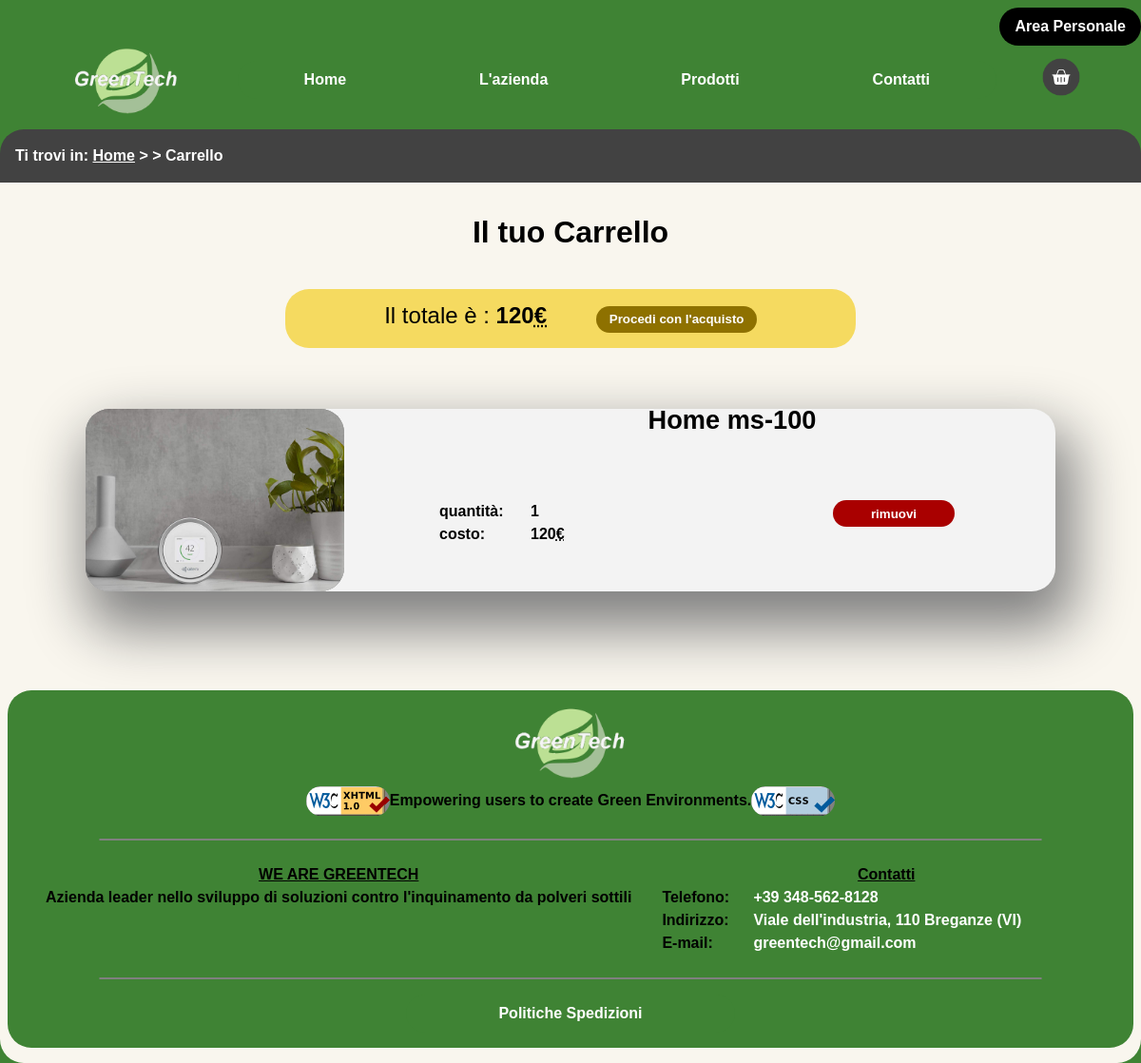
The page /php/carrello.php (signed in) on the database its author committed.
### tables this page shows
CREATE TABLE `carrello` (
  `utente` varchar(50) NOT NULL,
  `quantita` int(11) NOT NULL,
  `prodotto` int(11) NOT NULL
);

CREATE TABLE `prodotto` (
  `id` int(11) NOT NULL,
  `costo` smallint(6) NOT NULL,
  `modello` varchar(20) NOT NULL,
  `immagine` varchar(50) DEFAULT NULL,
  `descrizione` varchar(300) NOT NULL,
  `categoria` enum('rilevatore indoor','rilevatore outdoor','purificatore indoor','filtro') NOT NULL,
  `alt` varchar(65) NOT NULL
);

### php/connessione.php (called while the page is built, shortened)
<?php
    class connection{
        private  $HOST = 'localhost';
        private  $USERNAME = 'ylovato';
        private  $PASSWORD = 'eeThoirahGeiB0ku';
        private  $DATABASE = 'ylovato';
        private $connessione;
        public function __construct(){
            $this->connessione = mysqli_connect($this->HOST,$this->USERNAME,
                $this->PASSWORD,$this->DATABASE);
        }
        public function getConnection(){
            return $this->connessione;
        }
        public function isConnected(){
            if($this->connessione->connect_errno){
                return false;
            }
            else{
                return true;
            }
        }
 }

### php/carrello.php (the view, shortened to what this page needs)
<?php
require_once "connessione.php";
function creaCarrello(&$paginaHTML,$connessione)
{
        $queryResult=mysqli_query($connessione->getConnection(),"SELECT P.modello,C.quantita,P.costo,P.immagine,P.alt FROM carrello AS C, prodotto AS P, utente AS U WHERE C.prodotto=P.id AND C.utente=U.email AND U.email='".$_SESSION['utente']."'");
        $totale=0;
        $insert = "";
        if(mysqli_affected_rows($connessione->getConnection())>0)
        {
            while ($rows = mysqli_fetch_assoc($queryResult))
            {
                $insert .= "<div class='general_container'>";
                $insert .= "<h3>" . $rows['modello'] . "</h3>";
                $insert .= "<img src='".$rows['immagine']."' alt='".$rows['alt']."' />";
                $insert .= "<dl><dt>quantità: </dt><dd>".$rows['quantita']."</dd><dt>costo: </dt><dd>".($rows['quantita']*$rows['costo'])."<abbr title='euro'>&euro;</abbr></dd></dl><form action='../php/carrello.php' method='post'><input type='hidden' name='elimina' value='".$rows['modello']."'/><input type='submit' class='delete_button' title='rimuovi ".$rows['modello']."' value='rimuovi'/></form></div>";
                $totale += $rows['quantita'] * $rows['costo'];
            }
        }
        else
        {
            $insert = "<div>Nessun prodotto inserito nel carrello</div>";
        }
        $paginaHTML = str_replace('<strong id="inserisciTotale"></strong>','<strong id="inserisciTotale">'.$totale.'<abbr title="euro">&euro;</abbr></strong>',$paginaHTML);
        $paginaHTML = str_replace('<p id="inserisciProdotti"></p>', $insert, $paginaHTML);
}
$paginaHTML = file_get_contents("..".DIRECTORY_SEPARATOR."html".DIRECTORY_SEPARATOR."carrello.html");
$connessione = new connection();
if($connessione->isConnected())
{
    if(isset($_SESSION['utente'])&&isset($_SESSION['connect'])&&($_SESSION['utente']!=""&&$_SESSION['connect']!=false))
    {
        if(isset($_POST['elimina']))
        {
            $queryResult=mysqli_query($connessione->getConnection(),"DELETE C.* FROM carrello AS C, utente As U , prodotto AS P WHERE C.utente=U.email AND C.prodotto=P.id AND P.modello='".$_POST['elimina']."' AND U.email='".$_SESSION['utente']."' ");
            if(mysqli_affected_rows($connessione->getConnection())!=0)
            {
                creaCarrello($paginaHTML, $connessione);
                echo $paginaHTML;
            }
        }
        else
        {
            creaCarrello($paginaHTML, $connessione);
            echo $paginaHTML;
        }
    }
    else
    {
        header('location:./login.php?id=1');
    }
}
?>

### style/mini.css (style rules this page uses)
body { border-radius: 0px; }
header { padding-top: 1em; }
header h1 { margin: 0em 0; }
#link_carrello img { width: 3em; }
#menu_header { display: none; }
#menu_footer { padding-top: 6em; padding-bottom: 5em; }
#menu_footer ul { max-width: 80%; }
#menu_footer a, #menu_footer .current_selected { padding: 1em 0; }
#menu_footer li { display: inline; }
#carrello .general_container { -ms-grid-columns: 1fr 1fr; grid-template-columns: 1fr 1fr; -ms-grid-rows: 2fr minmax(0, 3fr) 1fr; grid-template-rows: 2fr minmax(0, 3fr) 1fr; }
#carrello .general_container h3 { -ms-grid-column: 1; grid-column: 1 / span 2; }
#carrello .general_container img { -ms-grid-row: 2; -ms-grid-row-span: 2; grid-row: 2 / span 2; width: 100%; }
#carrello .general_container form { -ms-grid-column: 2; grid-column: 2; -ms-grid-row: 3; grid-row: 3; align-self: center; padding-bottom: 0em; }
#acquisto_container.general_container { width: 80%; padding: 0.5em 0; margin-bottom: 2em; }
#carrello p { padding-right: 0.5em; padding-bottom: 1em; }
#footer_head img { width: 13%; height: 33%; }
#dati_contatto { font-size: 0.9em; }
#dati_contatto dt { margin-bottom: 1em; clear: left; }
#dati_contatto dd { margin-bottom: 1em; }
.first_link_menu { border-radius: 20px 20px 0 0; }
.last_link_menu { border-radius: 0 0 20px 20px; }

### style/print.css (style rules this page uses)
header, nav, link, menu, #footer_head, .torna_su, iframe, .cash_card { display: none; }
body { font-size: 12pt !important; box-shadow: none !important; }
* { print-color-adjust: exact; color-adjust: exact; font-family:"Times New Roman" ; font-size: 12pt ; box-shadow: none !important; background-color: white !important; }
a { color: blue; }

### rows shown on the page
carrello: prodotto.modello "Home ms-100", prodotto.immagine (picture), quantita "1", prodotto.costo "120"
